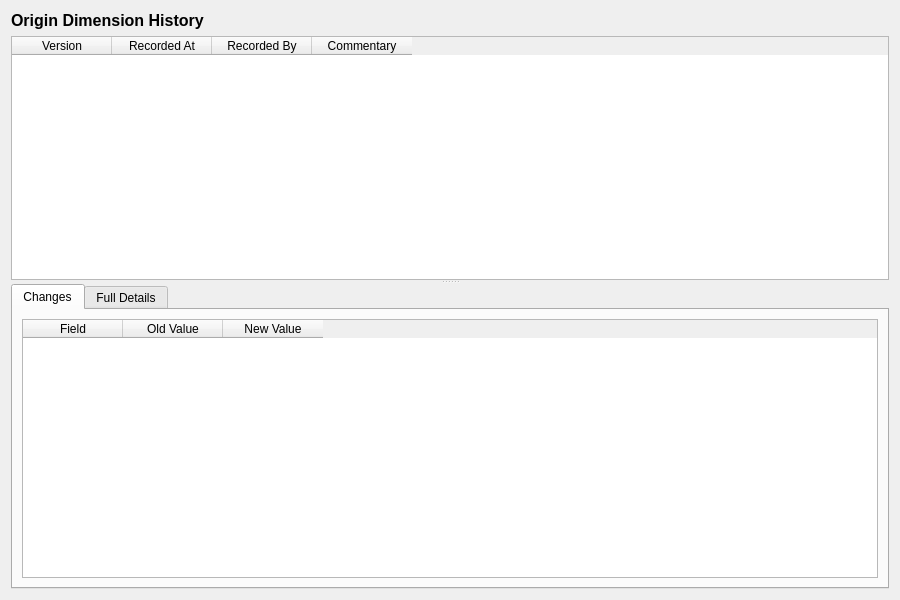
<?xml version="1.0" encoding="UTF-8"?>
<ui version="4.0">
 <class>OriginDimensionHistoryDialog</class>
 <widget class="QWidget" name="OriginDimensionHistoryDialog">
  <property name="geometry">
   <rect>
    <x>0</x>
    <y>0</y>
    <width>900</width>
    <height>600</height>
   </rect>
  </property>
  <property name="windowTitle">
   <string>Origin Dimension History</string>
  </property>
  <layout class="QVBoxLayout" name="verticalLayout">
   <item>
    <widget class="QLabel" name="titleLabel">
     <property name="font">
      <font>
       <pointsize>12</pointsize>
       <bold>true</bold>
      </font>
     </property>
     <property name="text">
      <string>Origin Dimension History</string>
     </property>
    </widget>
   </item>
   <item>
    <widget class="QSplitter" name="splitter">
     <property name="orientation">
      <enum>Qt::Vertical</enum>
     </property>
     <widget class="QTableWidget" name="versionListWidget">
      <property name="minimumHeight">
       <number>150</number>
      </property>
      <property name="maximumHeight">
       <number>250</number>
      </property>
      <property name="alternatingRowColors">
       <bool>true</bool>
      </property>
      <property name="editTriggers">
       <set>QAbstractItemView::NoEditTriggers</set>
      </property>
      <property name="selectionMode">
       <enum>QAbstractItemView::SingleSelection</enum>
      </property>
      <property name="selectionBehavior">
       <enum>QAbstractItemView::SelectRows</enum>
      </property>
      <column>
       <property name="text">
        <string>Version</string>
       </property>
      </column>
      <column>
       <property name="text">
        <string>Recorded At</string>
       </property>
      </column>
      <column>
       <property name="text">
        <string>Recorded By</string>
       </property>
      </column>
      <column>
       <property name="text">
        <string>Commentary</string>
       </property>
      </column>
     </widget>
     <widget class="QWidget" name="detailWidget">
      <layout class="QVBoxLayout" name="detailLayout">
       <property name="leftMargin">
        <number>0</number>
       </property>
       <property name="topMargin">
        <number>0</number>
       </property>
       <property name="rightMargin">
        <number>0</number>
       </property>
       <property name="bottomMargin">
        <number>0</number>
       </property>
       <item>
        <widget class="QTabWidget" name="tabWidget">
         <property name="currentIndex">
          <number>0</number>
         </property>
         <widget class="QWidget" name="changesTab">
          <attribute name="title">
           <string>Changes</string>
          </attribute>
          <layout class="QVBoxLayout" name="changesTabLayout">
           <item>
            <widget class="QTableWidget" name="changesTableWidget">
             <property name="editTriggers">
              <set>QAbstractItemView::NoEditTriggers</set>
             </property>
             <property name="alternatingRowColors">
              <bool>true</bool>
             </property>
             <property name="selectionMode">
              <enum>QAbstractItemView::SingleSelection</enum>
             </property>
             <property name="selectionBehavior">
              <enum>QAbstractItemView::SelectRows</enum>
             </property>
             <column>
              <property name="text">
               <string>Field</string>
              </property>
             </column>
             <column>
              <property name="text">
               <string>Old Value</string>
              </property>
             </column>
             <column>
              <property name="text">
               <string>New Value</string>
              </property>
             </column>
            </widget>
           </item>
          </layout>
         </widget>
         <widget class="QWidget" name="fullDetailsTab">
          <attribute name="title">
           <string>Full Details</string>
          </attribute>
          <layout class="QVBoxLayout" name="fullDetailsTabLayout">
           <item>
            <widget class="QScrollArea" name="scrollArea">
             <property name="widgetResizable">
              <bool>true</bool>
             </property>
             <widget class="QWidget" name="scrollAreaWidgetContents">
              <property name="geometry">
               <rect>
                <x>0</x>
                <y>0</y>
                <width>560</width>
                <height>450</height>
               </rect>
              </property>
              <layout class="QFormLayout" name="formLayout">
               <item row="0" column="0">
                <widget class="QLabel" name="codeLabel">
                 <property name="text">
                  <string>Code:</string>
                 </property>
                </widget>
               </item>
               <item row="0" column="1">
                <widget class="QLabel" name="codeValue">
                 <property name="text">
                  <string/>
                 </property>
                </widget>
               </item>
               <item row="1" column="0">
                <widget class="QLabel" name="nameLabel">
                 <property name="text">
                  <string>Name:</string>
                 </property>
                </widget>
               </item>
               <item row="1" column="1">
                <widget class="QLabel" name="nameValue">
                 <property name="text">
                  <string/>
                 </property>
                </widget>
               </item>
               <item row="2" column="0">
                <widget class="QLabel" name="descriptionLabel">
                 <property name="text">
                  <string>Description:</string>
                 </property>
                </widget>
               </item>
               <item row="2" column="1">
                <widget class="QLabel" name="descriptionValue">
                 <property name="text">
                  <string/>
                 </property>
                 <property name="wordWrap">
                  <bool>true</bool>
                 </property>
                </widget>
               </item>
               <item row="3" column="0">
                <widget class="QLabel" name="versionNumberLabel">
                 <property name="text">
                  <string>Version:</string>
                 </property>
                </widget>
               </item>
               <item row="3" column="1">
                <widget class="QLabel" name="versionNumberValue">
                 <property name="text">
                  <string/>
                 </property>
                </widget>
               </item>
               <item row="4" column="0">
                <widget class="QLabel" name="recordedByLabel">
                 <property name="text">
                  <string>Recorded By:</string>
                 </property>
                </widget>
               </item>
               <item row="4" column="1">
                <widget class="QLabel" name="recordedByValue">
                 <property name="text">
                  <string/>
                 </property>
                </widget>
               </item>
               <item row="5" column="0">
                <widget class="QLabel" name="recordedAtLabel">
                 <property name="text">
                  <string>Recorded At:</string>
                 </property>
                </widget>
               </item>
               <item row="5" column="1">
                <widget class="QLabel" name="recordedAtValue">
                 <property name="text">
                  <string/>
                 </property>
                </widget>
               </item>
               <item row="6" column="0">
                <widget class="QLabel" name="changeCommentaryLabel">
                 <property name="text">
                  <string>Change Commentary:</string>
                 </property>
                </widget>
               </item>
               <item row="6" column="1">
                <widget class="QLabel" name="changeCommentaryValue">
                 <property name="text">
                  <string/>
                 </property>
                 <property name="wordWrap">
                  <bool>true</bool>
                 </property>
                </widget>
               </item>
              </layout>
             </widget>
            </widget>
           </item>
          </layout>
         </widget>
        </widget>
       </item>
      </layout>
     </widget>
    </widget>
   </item>
  </layout>
 </widget>
 <resources/>
 <connections/>
</ui>
